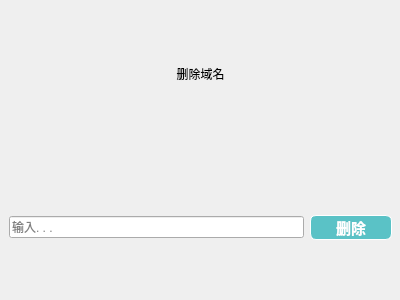
<?xml version="1.0" encoding="UTF-8"?>
<ui version="4.0">
 <class>removedialog</class>
 <widget class="QDialog" name="removedialog">
  <property name="geometry">
   <rect>
    <x>0</x>
    <y>0</y>
    <width>400</width>
    <height>300</height>
   </rect>
  </property>
  <property name="minimumSize">
   <size>
    <width>400</width>
    <height>300</height>
   </size>
  </property>
  <property name="maximumSize">
   <size>
    <width>400</width>
    <height>300</height>
   </size>
  </property>
  <property name="windowTitle">
   <string>Dialog</string>
  </property>
  <property name="windowIcon">
   <iconset resource="resource.qrc">
    <normaloff>:/images/remove.png</normaloff>:/images/remove.png</iconset>
  </property>
  <widget class="QWidget" name="widget" native="true">
   <property name="geometry">
    <rect>
     <x>0</x>
     <y>0</y>
     <width>401</width>
     <height>301</height>
    </rect>
   </property>
   <property name="styleSheet">
    <string notr="true">QWidget#widget
{
	background-image: url(:/images/loginbackground.jpeg);
}</string>
   </property>
   <layout class="QVBoxLayout" name="verticalLayout">
    <item>
     <widget class="QLabel" name="label_25">
      <property name="styleSheet">
       <string notr="true">font: 700 24pt &quot;Microsoft YaHei UI&quot;;</string>
      </property>
      <property name="text">
       <string>删除域名</string>
      </property>
      <property name="alignment">
       <set>Qt::AlignCenter</set>
      </property>
     </widget>
    </item>
    <item>
     <widget class="QWidget" name="widget_2" native="true">
      <layout class="QHBoxLayout" name="horizontalLayout">
       <item>
        <widget class="QtMaterialAutoComplete" name="searchLineEdit">
         <property name="echoMode">
          <enum>QLineEdit::Normal</enum>
         </property>
         <property name="placeholderText">
          <string>输入. . .</string>
         </property>
        </widget>
       </item>
       <item>
        <widget class="QPushButton" name="searchDomain">
         <property name="minimumSize">
          <size>
           <width>82</width>
           <height>20</height>
          </size>
         </property>
         <property name="cursor">
          <cursorShape>PointingHandCursor</cursorShape>
         </property>
         <property name="styleSheet">
          <string notr="true">QPushButton {
	border: 0.5px solid white;
	border-radius: 6px;
	background-color: rgb(90, 194, 198);
	min-width: 80px;
	font-family: &quot;Times New Roman&quot;;
	font-size: 11pt;
	font-weight: bold;
	color: white;
}

QPushButton:hover {
	border: 0.5px solid white;
	border-radius: 6px;
	background-color: #1fab89;
	min-width: 80px;
	font-family: &quot;Times New Roman&quot;;
	font-size: 10pt;
	font-weight: bold;
	color: white;
}</string>
         </property>
         <property name="text">
          <string>删除</string>
         </property>
        </widget>
       </item>
      </layout>
     </widget>
    </item>
   </layout>
  </widget>
 </widget>
 <customwidgets>
  <customwidget>
   <class>QtMaterialAutoComplete</class>
   <extends>QLineEdit</extends>
   <header location="global">qtmaterialautocomplete.h</header>
  </customwidget>
 </customwidgets>
 <resources>
  <include location="resource.qrc"/>
 </resources>
 <connections/>
</ui>
